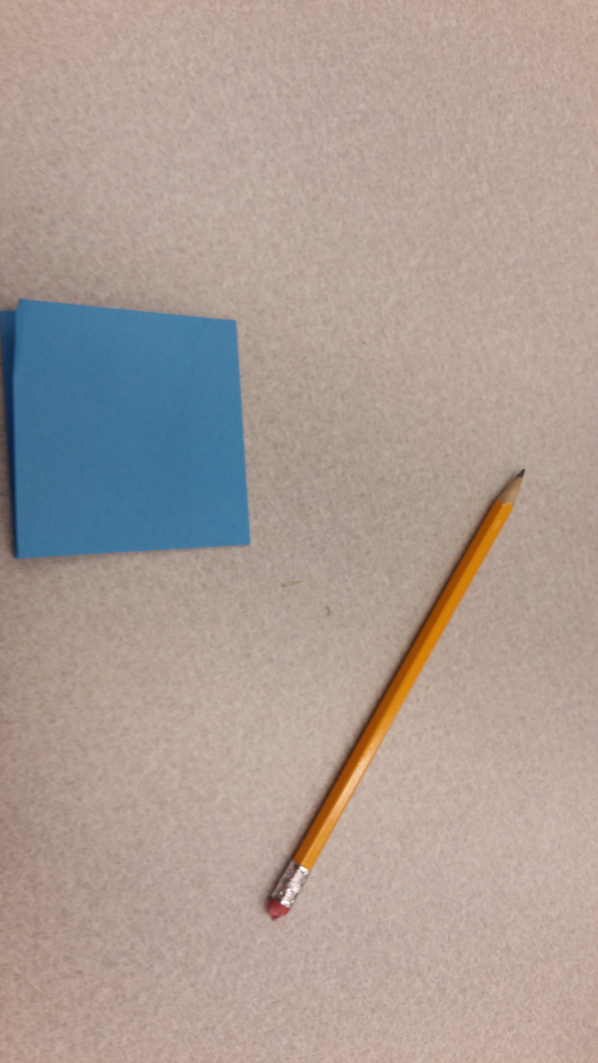
#> input picture sample2.jpg, 2988 x 5312 px, given in place of the camera (shown at 1/5 size)
$ python main2.py   (Python 2 division)
#> lines starting #> are read from the running program, lines starting #| are printed output that depends on the picture; after the words box and inside, x2 and y2 are one past the last pixel; in counts of white or black regions, pixels touching at a corner belong together
#> further down, frame is the input picture: shape (5312, 2988, 3); mean B, G, R 149.7, 156.9, 171.3
# Software Design Final Project
# Team Daydream
# V1.0 - ERIC + KIM (only OpenCV)
# Changelog
# - Added basic overlay functionality

import cv2
import numpy
import time

MAXFRAMES=60    # max number of frames (length of animation)
NUM_FRAMES=36   # number of animation frames
OVERLAYFRAMERATE = 24
fc_overlay = 0  # frame count of overlay video
video_overlay=[]
overlay_x = 0
overlay_y = 0
overlay_w = 639 #64
overlay_h = 479 #64
overlay_starttime = 0
overlay_playing = False
stableTime=50 #iterations before average is taken-- used for stabilization

orangeLower=numpy.array([5, 50, 150])
orangeUpper=numpy.array([100, 200, 255]) #represents upper and lower bounds of the color "orange"
orangeCount=0 #used for cueing which set of images to use

greenLower=numpy.array([0,87, 39])
greenUpper=numpy.array([198,187, 139])
greenCount=1

blueLower=numpy.array([107,45,9])
blueUpper=numpy.array([207,145,109])
blueCount=2

redLower=numpy.array([0,0,67])
redUpper=numpy.array([72,84,167])
redCount=3

blackUpper=numpy.array([50, 50, 50])
blackLower=numpy.array([0,0,0]) #black
blackCount=4

colors=([orangeLower,orangeUpper,orangeCount],[greenLower,greenUpper,greenCount], [blueLower,blueUpper,blueCount],[redLower,redUpper,redCount], [blackLower,blackUpper, blackCount])

def loadOverlayVideo(col):
    """
    Load and generate overlay video, It's just for demo
    """
    global video_overlay
    video_overlay = []
    if(col[2]==0):#orange is priority
        mode = 1
        for i in range(1,NUM_FRAMES+1):
            # load 4-channel png image

            video_overlay.append(cv2.imread('maybe/' +str(i) + '.png', cv2.IMREAD_UNCHANGED))
        #return mode
    elif(col[2]==1): #then green
        mode = 1
        for i in range(1,NUM_FRAMES+1):
        # load 4-channel png image
            video_overlay.append(cv2.imread('maybe/'+str(i) + '.png', cv2.IMREAD_UNCHANGED))
        #return mode
    elif(col[2]==2): #then blue
        mode = 1
        for i in range(1,NUM_FRAMES+1):
        # load 4-channel png image
            video_overlay.append(cv2.imread('maybe/'+str(i) + '.png', cv2.IMREAD_UNCHANGED))
        #return mode
    elif(col[2]==3): #then red
        mode = 1
        for i in range(1,NUM_FRAMES+1):
        # load 4-channel png image
            video_overlay.append(cv2.imread('maybe/'+str(i) + '.png', cv2.IMREAD_UNCHANGED))
        #return mode
    elif(col[2]==4): #finally black
        mode = 2
        for i in range(1,NUM_FRAMES+1):
        # load 4-channel png image
            video_overlay.append(cv2.imread('maybe/'+str(i) + '.png', cv2.IMREAD_UNCHANGED))
        #return mode

def playoverlay(x, y):
    global overlay_playing, overlay_starttime, overlay_x, overlay_y
    overlay_playing = True
    overlay_starttime = time.clock()
    overlay_x = 400
    overlay_y = 300


def overlayFrame(frame):
    global overlay_playing
    centre_x=0
    centre_y=0 #centering the image
    # get frame number of overlay frame
    currTime = time.clock() - overlay_starttime
    if currTime > MAXFRAMES / OVERLAYFRAMERATE:
        overlay_playing = False
    frame_no = int(currTime * OVERLAYFRAMERATE) % NUM_FRAMES
    # composite overlay frame
    for c in range(0,3):

        alpha = video_overlay[frame_no][:,:,3] / 255.0
        color = video_overlay[frame_no][:,:,c] * (alpha)
        beta  = frame[centre_y : centre_y + overlay_h, centre_x : centre_x + overlay_w, c] * (1.0 - alpha)
        frame[centre_y : centre_y + overlay_h, centre_x : centre_x + overlay_w, c] = color + beta

def largeRectangle(frame,c): #finds the largest rectangle created in a frame by a black object, 1st input is image, 2nd input is color that is being searched for
    mask=cv2.inRange(frame, c[0], c[1]) #creates mask of all the pixels
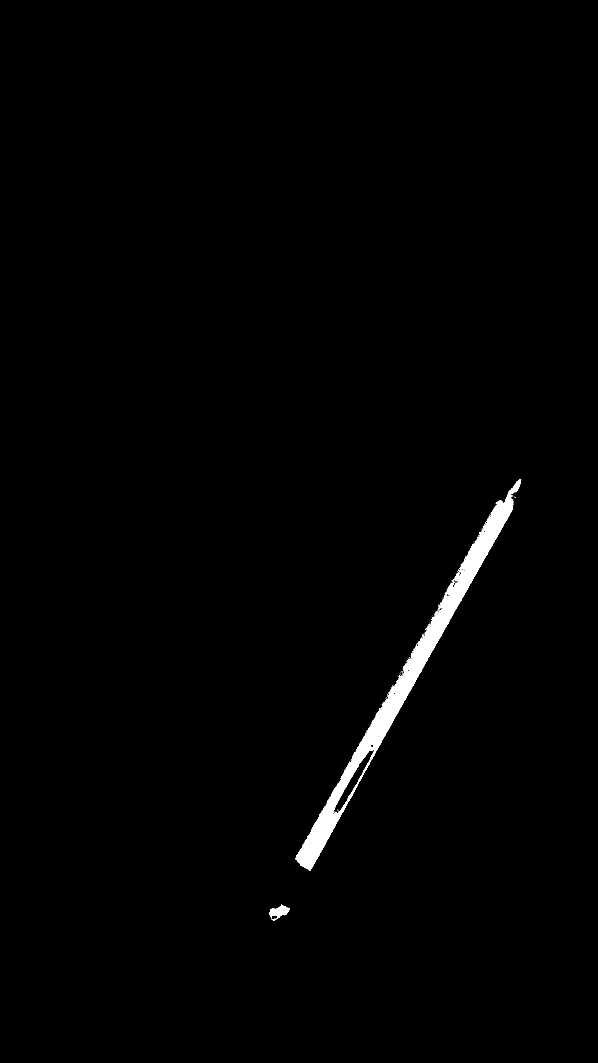
#> mask: shape (5312, 2988) (shown at 1/5 size); 0.98% white; 571 white regions (561 under 20 px), largest, box (x1, y1, x2, y2) and area: (1478, 2395, 2606, 4355) 149695, (1344, 4522, 1448, 4604) 3668, (2400, 2665, 2415, 2679) 70
    output=cv2.bitwise_and(frame,frame,mask=mask) #maps mask onto image

#getting rid of false negatives and other outliers/smoothing over larger objects
    output = cv2.cvtColor(output, cv2.COLOR_BGR2HSV)
#> output: shape (5312, 2988, 3); mean H, S, V 0.2, 2.1, 1.9
    output = cv2.erode(output, None, iterations=2)
#> output: shape (5312, 2988, 3); mean H, S, V 0.1, 1.3, 1.2
    output = cv2.dilate(output, None, iterations=2)
#> output: shape (5312, 2988, 3); mean H, S, V 0.2, 1.8, 1.6

#cv2.imshow('dilated', output)
#conversion to find contours
    blurred = cv2.GaussianBlur(output, (7, 7), 0)
#> blurred: shape (5312, 2988, 3); mean H, S, V 0.2, 1.8, 1.6
    edged = cv2.Canny(blurred, 50, 150)
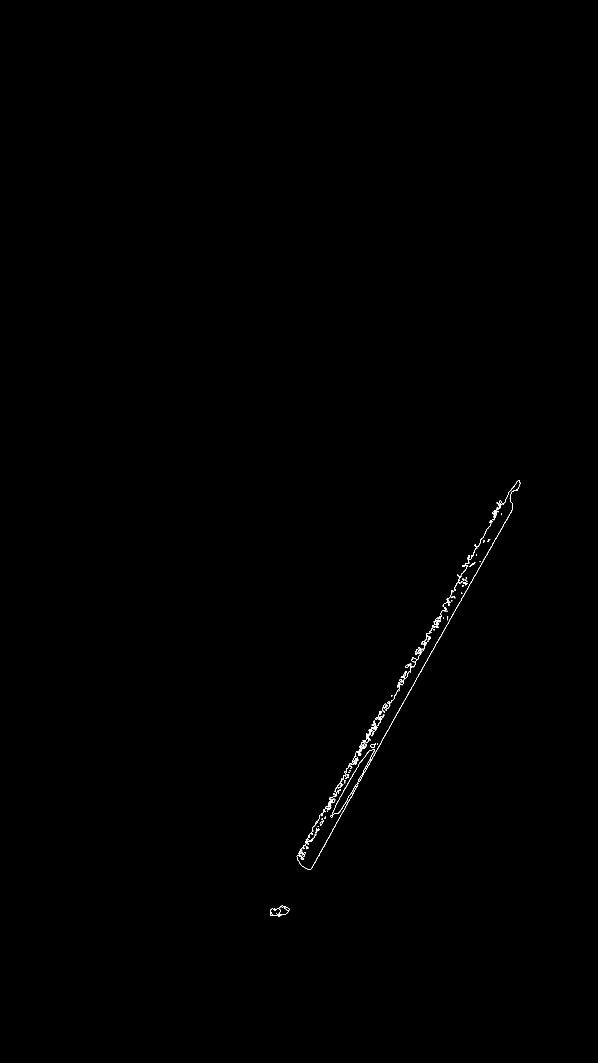
#> edged: shape (5312, 2988) (shown at 1/5 size); 0.08% white in thin lines or dots, all inside (x1, y1, x2, y2) = (1351, 2402, 2602, 4583)
#imgray = cv2.cvtColor(edged, cv2.COLOR_BGR2GRAY)
#ret, thresh= cv2.threshold(imgray,127,255,0)

# find contours in the edge map
    contours, hierarchy= cv2.findContours(edged,cv2.RETR_EXTERNAL,cv2.CHAIN_APPROX_SIMPLE)
#> contours = 224 contours, 161 with area under 20; largest, box (x1, y1, x2, y2) and area: (1817, 2402, 2602, 3864) 804, (1796, 3579, 1918, 3753) 542, (1484, 3746, 1872, 4350) 441, (1853, 3716, 1880, 3741) 350, (1791, 3872, 1814, 3910) 296
    #returning/drawing the biggest rectangle---- initial conditions unreasonable/will get reset
    minx=800
    maxx=0
    miny=800
    maxy=0

    for cnt in contours:
        x, y, w, h= cv2.boundingRect(cnt)
        if minx>x:
            minx=x
        if maxx<x+w:
            maxx=x+w
        if miny>y:
            miny=y
        if maxy<y+h:
            maxy=y+h
#> this loop made 224 passes
#> (cnt, x, y, w, h, maxx) on passes 17, 24, 31: ([[1538, 4238], [1538, 4241], [1541, 4241], [1541, 4238]], 1538, 4238, 4, 4, 1542), ([[1571, 4183], [1571, 4186], [1574, 4186], [1574, 4183]], 1571, 4183, 4, 4, 1575), ([[1587, 4152], [1589, 4152]], 1587, 4152, 3, 1, 1590)
#> (x, y, w, h, maxx, maxy) on passes 1, 3: (1397, 4567, 2, 4, 1399, 4571), (1351, 4553, 91, 30, 1442, 4583)
#> after the loop, maxx = 2602; maxy = 4583; minx = 800; miny = 800
    return minx, maxx, miny, maxy, output

cap = cv2.VideoCapture(0)
cv2.namedWindow('cameraview')


#in order to take the average of the largest rectangle formed by the black mask/object
count=0
minxsum=0
maxxsum=0
minysum=0
maxysum=0


while(True):
    #initializing values
    minxAverage=0
    minyAverage=0
    maxxAverage=0
    maxyAverage=0
    # Capture frame-by-frame
    ret, frame = cap.read() #gets the frame
    #orangeLower=numpy.array([5, 50, 150], dtype="uint8") #uint8 necessary for this kind of thing
    #orangeUpper=numpy.array([100, 200, 255], dtype= "uint8") #represents upper and lower bounds of the color "orange"
    for col in colors: #iterating through each color
        minx, maxx, miny, maxy, output=largeRectangle(frame, col)
#> minx = 800; maxx = 2602; miny = 800; maxy = 4583
        #if a contour of the right color is detected...
        if(isinstance(minx, int) and maxx-minx>20):
            loadOverlayVideo(col)
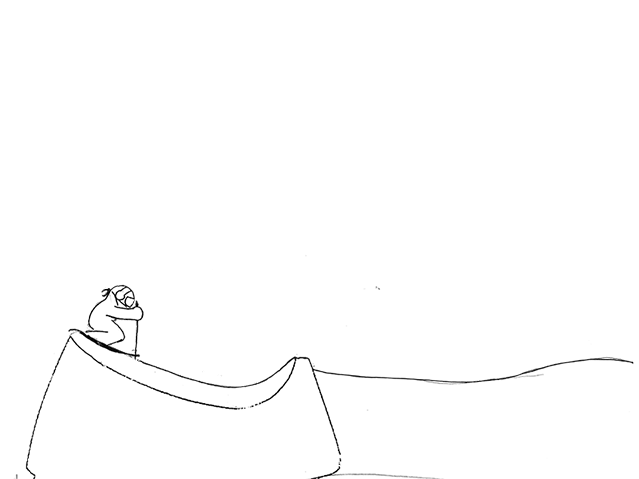
#> input picture maybe/1.png, 639 x 479 px
            """if mode_select == 2:
                overlay_w = 40
                overlay_h = 30
            else:
                overlay_w = 64
                overlay_h = 64"""
            if count<stableTime:
                minxsum+=minx
#> minxsum = 800
                minysum+=miny
#> minysum = 800
                maxxsum+=maxx
#> maxxsum = 2602
                maxysum+=maxy
#> maxysum = 4583
                count+=1
            elif count==stableTime:
                #taking averages
                minxAverage=minxsum/stableTime
                minyAverage=minysum/stableTime
                maxxAverage=maxxsum/stableTime
                maxyAverage=maxysum/stableTime

                #resetting values
                minxsum=0
                maxxsum=0
                minysum=0
                maxysum=0
                count=0

                #the actual rectangle calculation
                cv2.rectangle(output, (minxAverage,minyAverage),(maxxAverage-minxAverage,maxyAverage-minyAverage),(0,255,0),2)
                centre_x = (maxxAverage + minxAverage)/2.0
                centre_y = (maxyAverage + minyAverage)/2.0
                print [centre_x, centre_y]
                playoverlay(centre_x - overlay_w / 2, centre_y - overlay_h / 2)

                print col
            if overlay_playing:
                overlayFrame(frame)
            break #so it doesn't cycle through all colors
            # [9 lines of commented-out code are left out]


    cv2.imshow('cameraview', frame)
    # Display the resulting framegit pu
    if cv2.waitKey(1) & 0xFF == ord('q'):
#> (key q is pressed here)
        break

# When everything done, release the capture
